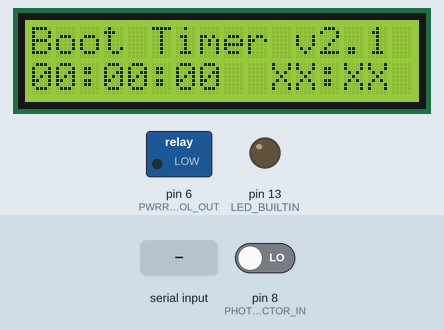
The sketch below on a simulated Arduino Uno, built with avr-gcc and run on an emulated ATmega328P. Shown: 16×2 character LCD, switched loads named in the sketch (green lamp = pin HIGH), output pins drawn as LEDs (lit = HIGH). The inputs (shaded band) are chosen by the test bench; at power-on: pin 8 (PHOTODETECTOR_IN) LOW. What the sketch prints to the serial monitor is not drawn.

Above: at 1.7 s.
1.8 s: byte 115 (RX_s) received over Serial
At 1.95 s:
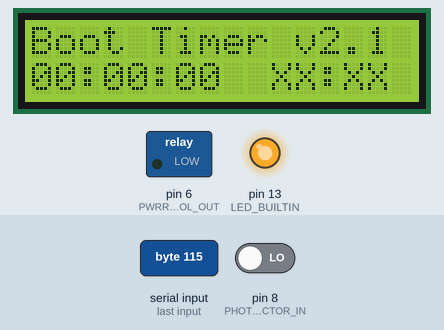
4.2 s: pin 8 (PHOTODETECTOR_IN) driven HIGH
At 4.37 s:
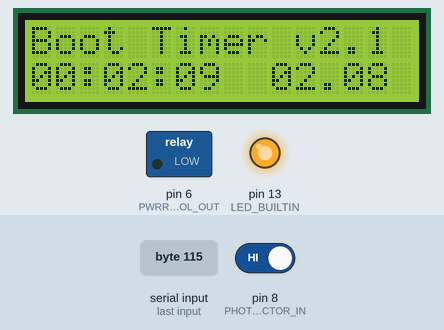
6.6 s: byte 112 (RX_p) received over Serial
At 7.1 s:
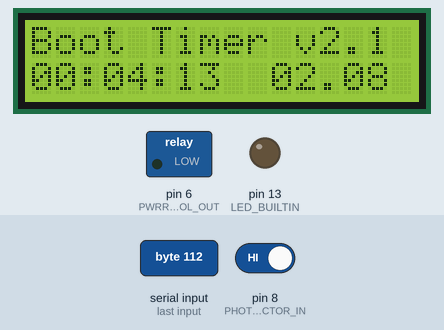
8.1 s: byte 114 (RX_r) received over Serial
At 8.25 s:
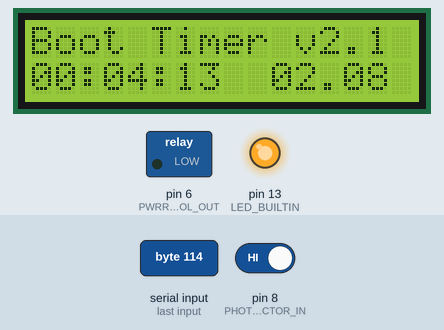
9.9 s: byte 115 (RX_s) received over Serial
At 10.05 s:
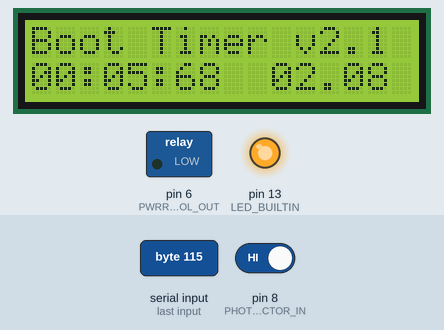
11.4 s: byte 99 (RX_c) received over Serial
At 12.3 s:
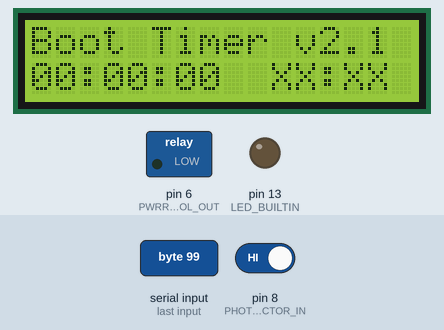
Timing chart, 0 to 13.9 s (numbered marks = the images above; inputs shaded):
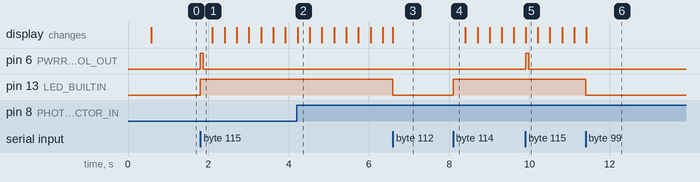

The sketch:

UnoGit.ino
```cpp
/*
  Dave Dempski
  (c) 2023 - Arduino Uno Sketch to develop GitHub user experience

    2/6/2023 - Uno board LED to flash on/off for 500ms + echo received serial data back to host
               TX & RX LEDs on board will flash for serial activity
    2/27/23 - Framework for Time to Logo measurement
    4/17/23 - Restored lost sections


    The circuit:
    * LCD RS pin to digital pin 12
    * LCD Enable pin to digital pin 10
    * LCD D4 pin to digital pin 5
    * LCD D5 pin to digital pin 4
    * LCD D6 pin to digital pin 3
    * LCD D7 pin to digital pin 2
    * LCD R/W pin to ground
    * LCD VSS pin to ground
    * LCD VCC pin to 5V
    * 10K potentialmeter - used to set LCD contrast connected to +5V and ground, wiper to LCD VO pin (pin 3)
    * Relay control - pin 6

*/

#include <LiquidCrystal.h>

#define PWRRELAYCONTROL_OUT 6  // Power button control relay Arduino Digital Pin 6, used to fire the solenoid
#define PHOTODETECTOR_IN 8
#define LCDRS_IO 12
#define LCDENABLE_IO 10
#define LCDD4_IO 5
#define LCDD5_IO 4
#define LCDD6_IO 3
#define LCDD7_IO 2

#define LCDCOLS 16
#define LCDROWS 2

int incomingByte = 0; // for incoming serial data

/* constants for ASCII command characters */
#define RX_s  115 /* s Start the measurement run for Time to Logo */
#define RX_r  114 /* r Resume the run*/
#define RX_p  112 /* p Pause the run */
#define RX_c  99  /* c Clear and stop the run */

#define BAUDRATE 57600

#define TIMER_10MS 10
#define MAX_100MILLISECONDS 10
#define MAX_10MILLISECONDS 10
#define MAX_SECONDS 60
#define MAX_MINUTES 60
#define PWRBUTTONDELAY 80 /* time need to actuate power button in ms */

#define BOOT_TIMER_WAIT_CMD 0
#define BOOT_TIMER_START_CMD 1
#define BOOT_TIMER_TIME_CMD 2
#define BOOT_TIMER_PAUSE_CMD 3
#define BOOT_TIMER_STOP_CMD 4

byte boot_minutes;
byte boot_seconds;
byte boot_100milliseconds;
byte boot_10milliseconds;

int BootTimerCommandVal;

String TimerString = String("00:00:00");
String SOLTimerString = String("XX:XX");

// initialize the library with the numbers of the interface pins
LiquidCrystal lcd(LCDRS_IO, LCDENABLE_IO, LCDD4_IO, LCDD5_IO, LCDD6_IO, LCDD7_IO);

// Initialization section after power up or reset
void setup()
{
  // Enable serial port & configure for 57600 BAUD
  Serial.begin(BAUDRATE);
  delay(500);

  // send instructions to control PC
  Serial.print("\n\n");
  Serial.print(" s [ENTER] - Starts Time to Logo measurement\n");
  Serial.print(" p [ENTER] - Pause run\n");
  Serial.print(" r [ENTER] - Resume run\n");
  Serial.print(" c [ENTER] - Clear and stop run\n");

  // digital pin LED_BUILTIN configured as an output & set to LOW to turn LED Off
  pinMode(LED_BUILTIN, OUTPUT);
  digitalWrite(LED_BUILTIN, LOW);

  // Photodetector is an input
  pinMode(PHOTODETECTOR_IN, INPUT);

  // Power Control relay - Output active high
  pinMode(PWRRELAYCONTROL_OUT, OUTPUT);
  digitalWrite(PWRRELAYCONTROL_OUT, LOW);

  // reset the timers
  boot_minutes = 0;
  boot_seconds = 0;
  boot_100milliseconds = 0;
  boot_10milliseconds = 0;

  // configure LCD columns & rows:
  lcd.begin(LCDCOLS, LCDROWS);

  // print start message
  lcd.setCursor(0, 0);
  lcd.print("Boot Timer v2.1");

  BootTimerCommandVal = BOOT_TIMER_WAIT_CMD;

  // print out starting timer value 00:00:00
  lcd.setCursor(0, 1);
  lcd.print(TimerString);

  // clear the Sign of life timer
  lcd.setCursor(10, 1);
  lcd.print(SOLTimerString);

  Serial.println("\nBoot Timer - Waiting...");

}

// main program loop
void loop()
{

  // wait for data to be received from the host
  if (Serial.available() > 0)
  {
    // read the incoming byte:
    incomingByte = Serial.read();

    // echo information back to host
    //Serial.print("RX: ");
    //Serial.println(incomingByte, DEC);

    // add a case statement to properly process
    switch (incomingByte)
    {
      case RX_s:  /* Start Time to Logo measurement run */
                  BootTimerCommandVal = BOOT_TIMER_START_CMD;
                  Serial.print("Starting Time to Logo measurement\n");
      break;
      case RX_p:  /* Pause measurement run */
                  digitalWrite(LED_BUILTIN, LOW);   // LED Off
                  BootTimerCommandVal = BOOT_TIMER_PAUSE_CMD;
                  Serial.print("Time to Logo run paused\n");
       break;
      case RX_r:  /* Resume measurement run */
                  digitalWrite(LED_BUILTIN, HIGH);  // LED On
                  BootTimerCommandVal = BOOT_TIMER_TIME_CMD;
                  Serial.print("Resume Time to Logo run\n");
      break;
      case RX_c:  /* Stop and clear measurement run */
                  BootTimerCommandVal = BOOT_TIMER_STOP_CMD;
                  Serial.print("Resetting Time to Logo run\n");
      break;
      default: /* fall through processing */
      break;
    }
  }

  switch (BootTimerCommandVal)
  {
    case BOOT_TIMER_WAIT_CMD:
                               break;
    case BOOT_TIMER_START_CMD:
                               digitalWrite(LED_BUILTIN, HIGH); // turn indicator LED on

                               // "press" the Power Button once
                               digitalWrite(PWRRELAYCONTROL_OUT, HIGH);
                               delay(PWRBUTTONDELAY);
                               digitalWrite(PWRRELAYCONTROL_OUT, LOW);

                               // account for delay for relay to activate Power Button
                               boot_10milliseconds = 8;

                               // start to dislay time
                               BootTimerCommandVal = BOOT_TIMER_TIME_CMD;
                               break;
    case BOOT_TIMER_TIME_CMD:
                               BootTimerProcessing();
                               break;
    case BOOT_TIMER_PAUSE_CMD:
                               break;
    case BOOT_TIMER_STOP_CMD:
                               digitalWrite(LED_BUILTIN, LOW); // turn indicator LED off

                               // reset the boot timer
                               boot_minutes = 0;
                               boot_seconds = 0;
                               boot_100milliseconds = 0;
                               boot_10milliseconds = 0;

                               // reset the timer string
                               TimerString = "00:00:00";
                               lcd.setCursor(0, 1);
                               lcd.print(TimerString);

                               // reset the Sign of Life timer string
                               SOLTimerString = "XX:XX";
                               lcd.setCursor(10, 1);
                               lcd.print(SOLTimerString);

                               BootTimerCommandVal = BOOT_TIMER_WAIT_CMD;
                               break;
    default: ;
  }

}

void BootTimerProcessing()
{

  delay(TIMER_10MS);  // wait for 10ms

  // increment how many 10ms we have delayed
  boot_10milliseconds = (boot_10milliseconds + 1) % MAX_10MILLISECONDS;

  // if we have counted 10 10ms delays, increment 100ms counter
  if (boot_10milliseconds == 0 )
  {
     boot_100milliseconds = (boot_100milliseconds + 1) % MAX_100MILLISECONDS;

     // if we have counted 10 100ms delays, increment seconds counter
     if ( boot_100milliseconds == 0 )
     {
        boot_seconds = (boot_seconds + 1) % MAX_SECONDS;

        // check to see if 1 minute has been counted
        if ( boot_seconds == 0 )
        {
           // if we have counted 60 seconds, increment minutes counter
           boot_minutes = (boot_minutes + 1) % MAX_MINUTES;
        }
     }
  }

  // print the timer:
  TimerString = "";
  if( boot_minutes < 10 )
  {
    // pad a 0
    TimerString = "0";
  }

  // add minutes to timer string
  TimerString = TimerString + boot_minutes + ":";

  if ( boot_seconds < 10 )
  {
    // pad a 0
    TimerString = TimerString + "0";
  }

  // add seconds to timer string
  TimerString = TimerString + boot_seconds + ":";

  // add decimal 100ths and 10ths
  TimerString = TimerString + boot_100milliseconds + boot_10milliseconds;

  // set the cursor to column 0, line 1
  lcd.setCursor(0, 1);

  // print timer to the second line of the LCD
  lcd.print(TimerString);

  // only save & print the Sign of Life timer once
  if ( digitalRead(PHOTODETECTOR_IN) == 1 )
  {

     // photodector ON, check for first time
     if ( SOLTimerString == "XX:XX" )
     {
       // save the XX:XX decimal times for Sign of Life Timer
       SOLTimerString = "";

       if ( boot_seconds < 10 )
       {
         SOLTimerString = "0";
       }

       SOLTimerString = SOLTimerString + String(boot_seconds, DEC) + ".";
       SOLTimerString = SOLTimerString + String(boot_100milliseconds, DEC) + String(boot_10milliseconds, DEC);

       lcd.setCursor(10, 1);
       lcd.print(SOLTimerString);

       Serial.println("Sign of Life Captured!");
     }
  }

}
```

Measured:
- after the input at 1.8 s, pin 6 (PWRRELAYCONTROL_OUT): LOW → HIGH at once, → LOW 0.08 s later; pin 13 (LED_BUILTIN): LOW → HIGH at once
- after the input at 4.2 s, the display: changes at once (image 2)
- after the input at 6.6 s, pin 13 (LED_BUILTIN): HIGH → LOW at once
- after the input at 8.1 s, pin 13 (LED_BUILTIN): LOW → HIGH at once
- after the input at 9.9 s, pin 6 (PWRRELAYCONTROL_OUT): LOW → HIGH at once, → LOW 0.08 s later
- after the input at 11.4 s, pin 13 (LED_BUILTIN): HIGH → LOW at once; the display: changes at once (image 6)
